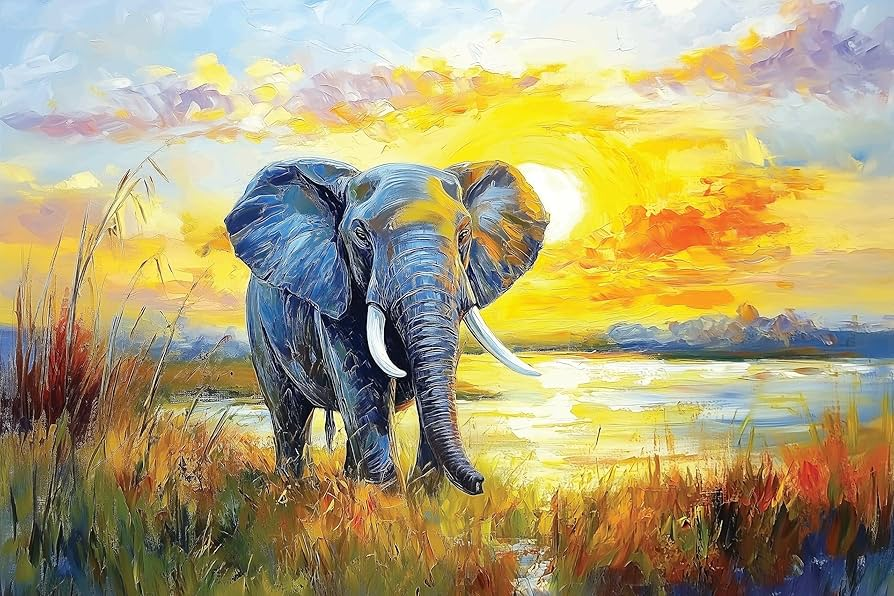
#> input picture basic_image_processing/elephant.jpg, 894 x 596 px, found by its file name
$ python basic_image_processing.py
#> lines starting #> are read from the running program, lines starting #| are printed output that depends on the picture
import cv2

# ---------- Part 1: Read and Resize ----------
# Read the image
image1_path = r"C:\Users\DELL\Desktop\github_cv\basic_image_processing\elephant.jpg"
image1 = cv2.imread(image1_path)
#> image1 is the input picture: shape (596, 894, 3); mean B, G, R 120.2, 163.4, 175.1

# Resize the image
new_width = 400
new_height = 300
resized_image = cv2.resize(image1, (new_width, new_height))
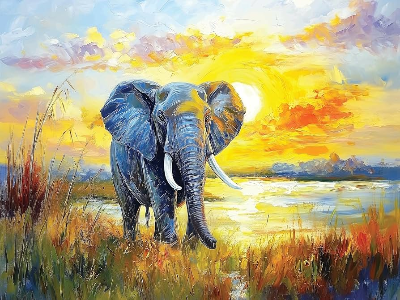
#> resized_image: shape (300, 400, 3); mean B, G, R 120.1, 163.3, 175
cv2.imshow('Resized Image', resized_image)

# ---------- Part 2: Flip in Different Directions ----------
# Read the second image
image2_path = r"C:\Users\DELL\Desktop\github_cv\basic_image_processing\elephant.jpg"
image2 = cv2.imread(image2_path)

# Display the original
cv2.imshow("Original Image", image2)

# Flip the image
image_flipped_horz = cv2.flip(image2, 1)
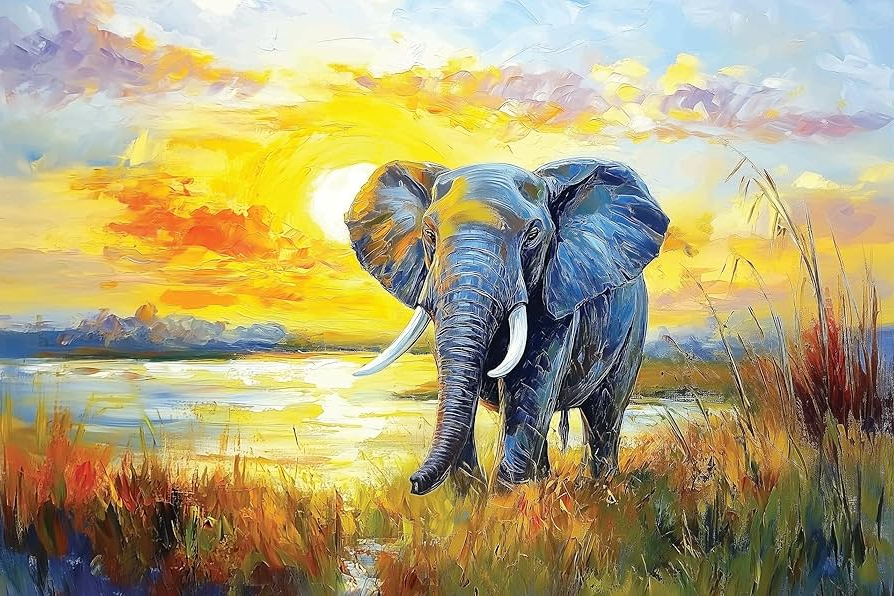
#> image_flipped_horz: shape (596, 894, 3); mean B, G, R 120.2, 163.4, 175.1
image_flipped_vert = cv2.flip(image2, 0)
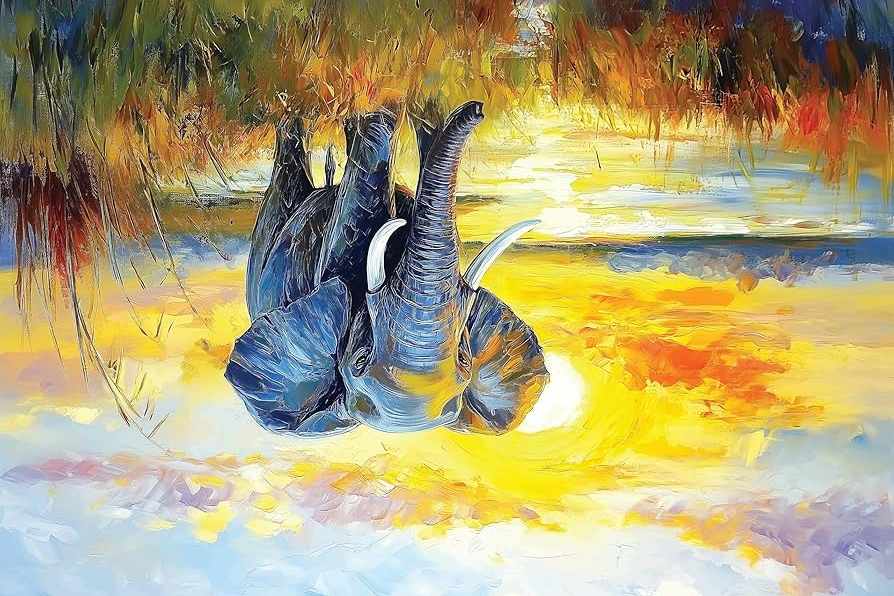
#> image_flipped_vert: shape (596, 894, 3); mean B, G, R 120.2, 163.4, 175.1
image_flipped_both = cv2.flip(image2, -1)
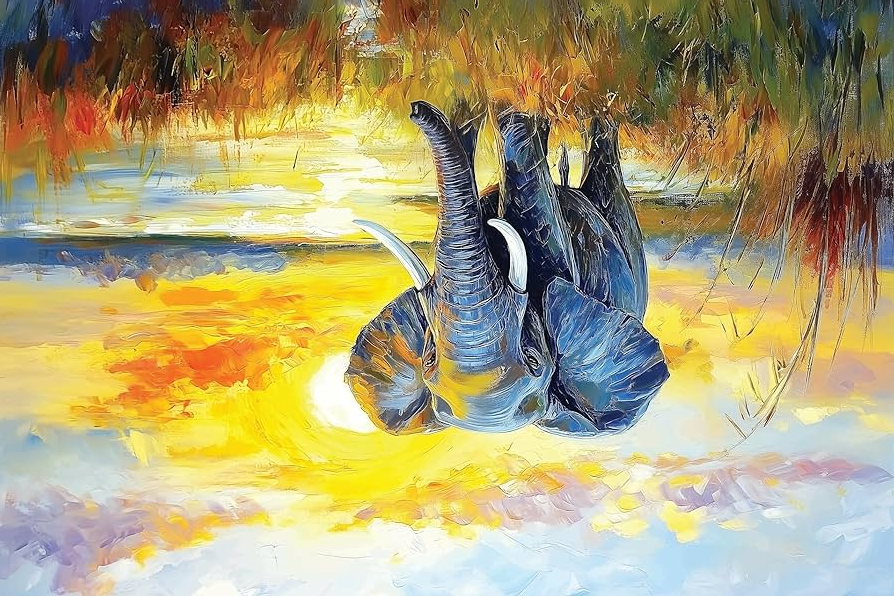
#> image_flipped_both: shape (596, 894, 3); mean B, G, R 120.2, 163.4, 175.1

# Show the flipped images
cv2.imshow("Flipped Horizontally", image_flipped_horz)
cv2.imshow("Flipped Vertically", image_flipped_vert)
cv2.imshow("Flipped Both", image_flipped_both)

# ---------- Part 3: Cropping ----------
# Crop region from the first image
x1, y1 = 100, 50  # Top-left corner
x2, y2 = 300, 200  # Bottom-right corner
cropped_image = image1[y1:y2, x1:x2]
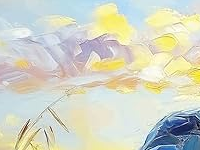
#> cropped_image: shape (150, 200, 3); mean B, G, R 198, 213.8, 211.1
cv2.imshow('Cropped Image', cropped_image)

# Wait for a key press and close all windows
cv2.waitKey(0)
cv2.destroyAllWindows()
